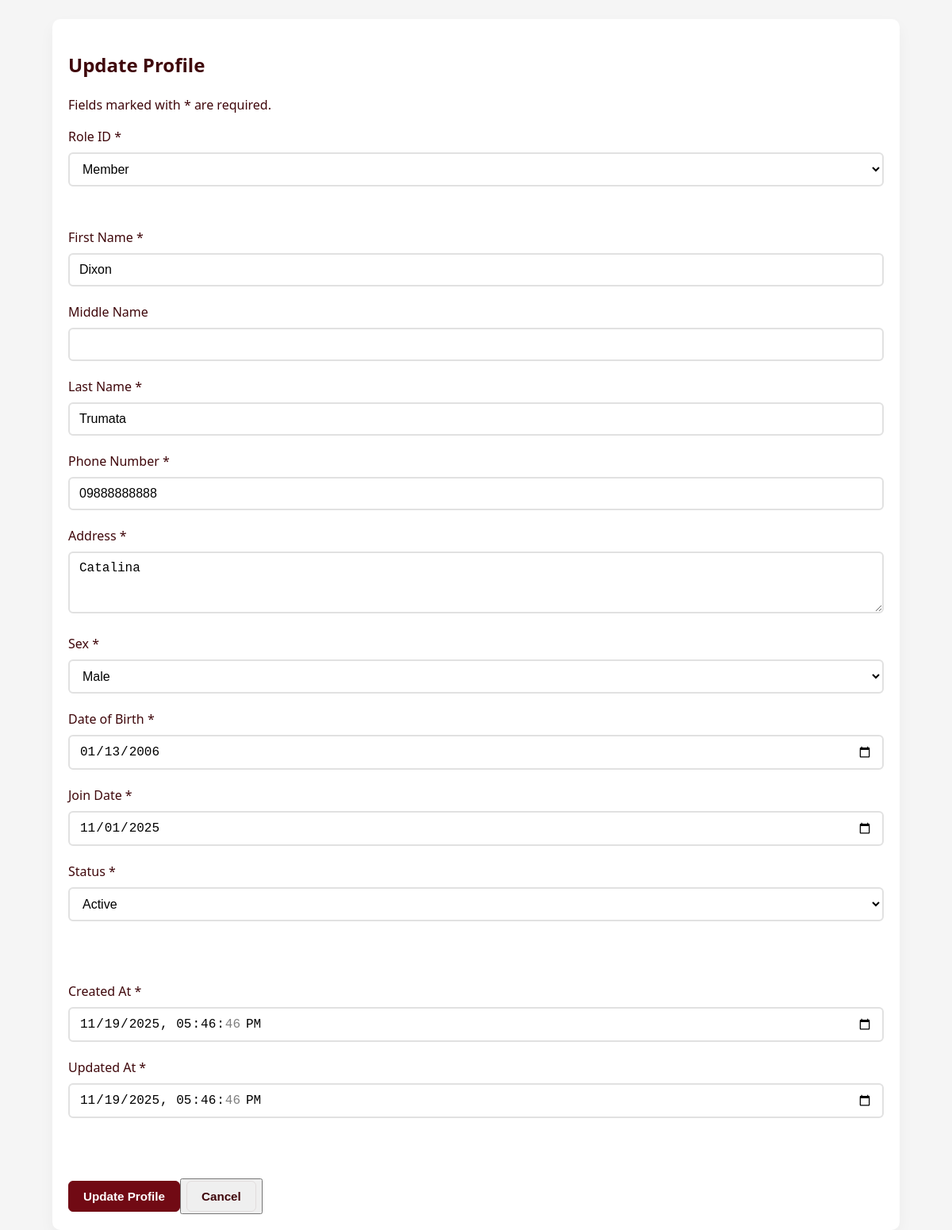
The app's page /Profile/editProfile.php?profile_id=1 with its own data.
### tables this page shows
CREATE TABLE `profile` (
  `id` int(11) NOT NULL,
  `role_id` int(11) NOT NULL,
  `fname` varchar(255) NOT NULL,
  `lname` varchar(255) NOT NULL,
  `mname` varchar(1) DEFAULT NULL,
  `phone_num` varchar(20) NOT NULL,
  `address` varchar(255) NOT NULL,
  `sex` enum('Male','Female') NOT NULL,
  `dob` date NOT NULL,
  `join_date` date NOT NULL,
  `status` enum('Active','Inactive','','') NOT NULL,
  `created_at` datetime NOT NULL,
  `updated_at` datetime NOT NULL,
  `email` varchar(225) NOT NULL
);

CREATE TABLE `roles` (
  `role_id` int(11) NOT NULL,
  `role_name` varchar(255) NOT NULL,
  `description` varchar(255) NOT NULL
);

### classes/database.php (called while the page is built, shortened)
<?php
class Database{
    private $host = "localhost";
    private $username = "root";
    private $password = "";
    private $dbname = "gym membership system";
    public function connect(){
        $this->conn = new PDO("mysql:host=$this->host;dbname=$this->dbname",$this->username,
        $this->password);
        return $this->conn;
    }
}
?>

### classes/roles.php (called while the page is built, shortened)
<?php
    require_once 'database.php';
    class Roles extends Database{
        public function viewRole($search = "") {
            $sql = "SELECT * FROM roles";
            $params = [];
            $sql .= " ORDER BY role_id ASC";
            $query = $this->connect()->prepare($sql);
            if ($query->execute()) {
                return $query->fetchAll();
            }
            return null;
        }
    }

### classes/profile.php (called while the page is built, shortened)
<?php
    require_once 'database.php';
    class Profiles extends Database{
        public function fetchProfile($pid){
            $sql = "SELECT * FROM profile WHERE id=:id";
            $query = $this->connect()->prepare($sql);
            $pid = (int)$pid;
            $query->bindParam(":id", $pid, PDO::PARAM_INT);
            if ($query->execute()){
                return $query->fetch();
            } else {
                return null;
            }
        }
    }

### Profile/editProfile.php (the view, shortened to what this page needs)
<?php
require_once "../classes/profile.php";
require_once "../classes/roles.php";
$profileObj = new Profiles();
$roleObj = new Roles();
$profile = [];
$errors = [];
if($_SERVER["REQUEST_METHOD"] == "GET"){
    if(isset($_GET["profile_id"])){
        $profile_id = trim(htmlspecialchars($_GET["profile_id"]));
        $profile = $profileObj->fetchProfile($profile_id);
    } else {
        echo "<a href='viewProfile.php'>Return to View Profiles</a>";
        exit("Profile Not Found!");
    }
}
?>
<!DOCTYPE html>
<html lang="en">
<head>
     <link rel="stylesheet" href="../index.css">
</head>
<body>
    <main class="page-container">
        <section class="form-card">
                <h1>Update Profile</h1>
                <p class="helper-note">Fields marked with <span class="required">*</span> are required.</p>
                <form action="" method="POST">
                <div class="form-group">
                    <label for="role_id">Role ID <span class="required">*</span></label>
                        <select class="form-control" name="role_id" id="role_id">
                            <?php $roles = $roleObj->viewRole(); ?>
                            <?php if (!empty($roles)) : ?>
                                <?php foreach ($roles as $role) : ?>
                                    <option value="<?= $role['role_id'] ?>" <?= (isset($profile['role_id']) && $profile['role_id'] == $role['role_id']) ? 'selected' : '' ?>>
                                        <?= htmlspecialchars($role['role_name']) ?>
                                    </option>
                                <?php endforeach; ?>
                            <?php endif; ?>
                        </select>
                        <p class="error"><?= $errors['role_id'] ?? '' ?></p><br>
                </div>
                <div class="form-group">
                    <label for="fname">First Name <span class="required">*</span></label>
                        <input class="form-control" type="text" name="fname" id="fname" value="<?= $profile['fname'] ?? '' ?>">
                </div>
                <div class="form-group">
                    <label for="mname">Middle Name</label>
                        <input class="form-control" type="text" name="mname" id="mname" value="<?= $profile['mname'] ?? '' ?>">
                </div>
                <div class="form-group">
                    <label for="lname">Last Name <span class="required">*</span></label>
                        <input class="form-control" type="text" name="lname" id="lname" value="<?= $profile['lname'] ?? '' ?>">
                </div>
                <div class="form-group">
                    <label for="phone_num">Phone Number <span class="required">*</span></label>
                        <input class="form-control" type="text" name="phone_num" id="phone_num" maxlength=11 value="<?= $profile['phone_num'] ?? '' ?>">
                </div>
                <div class="form-group">
                    <label for="address">Address <span class="required">*</span></label>
                        <textarea class="form-control" name="address" id="address" rows="3"><?= $profile['address'] ?? '' ?></textarea>
                </div>
                <div class="form-group">
                    <label for="sex">Sex <span class="required">*</span></label>
                        <select class="form-control" name="sex" id="sex">
                            <option value="Male" <?= (isset($profile['sex']) && $profile['sex'] == 'Male') ? 'selected' : '' ?>>Male</option>
                        </select>
                </div>
                <div class="form-group">
                    <label for="dob">Date of Birth <span class="required">*</span></label>
                        <input class="form-control" type="date" name="dob" id="dob" value="<?= $profile['dob'] ?? '' ?>">
                </div>
                <div class="form-group">
                    <label for="join_date">Join Date <span class="required">*</span></label>
                        <input class="form-control" type="date" name="join_date" id="join_date" value="<?= $profile['join_date'] ?? date('Y-m-d') ?>">
                </div>
                <div class="form-group">
                    <label for="status">Status <span class="required">*</span></label>
                        <select class="form-control" name="status" id="status">
                            <option value="Active" <?= (isset($profile['status']) && $profile['status'] == 'Active') ? 'selected' : '' ?>>Active</option>
                        </select>
                        <p class="error"><?= $errors['status'] ?? '' ?></p><br><br>
                </div>
                <div class="form-group">
                    <label for="created_at">Created At <span class="required">*</span></label>
                        <input class="form-control" type="datetime-local" name="created_at" id="created_at" value="<?= $profile['created_at'] ?? date('Y-m-d\TH:i') ?>">
                </div>
                <div class="form-group">
                    <label for="updated_at">Updated At <span class="required">*</span></label>
                        <input class="form-control" type="datetime-local" name="updated_at" id="updated_at" value="<?= $profile['updated_at'] ?? date('Y-m-d\TH:i') ?>">
                        <p class="error"><?= $errors['updated_at'] ?? '' ?></p><br><br>
                </div>
                <div class="footer-actions">
                    <input type="submit" class="btn btn-primary" value="Update Profile"><button><a class="btn btn-outline" href="viewProfile.php">Cancel</a></button>
                    </div>
                </form>
        </section>
    </main>
</body>
</html>

### index.css (style rules this page uses)
:root { --dark: #3F070B; --accent: #710A14; --white: #ffffff; --muted: #f5f5f5; --container-max: 1100px; }
* { box-sizing:border-box }
html,body { height:100%; }
body { margin:0; font-family: 'Segoe UI', Tahoma, Geneva, Verdana, sans-serif; background: var(--muted); color: var(--dark); line-height:1.5; -webkit-font-smoothing:antialiased; padding-bottom: 60px; }
.btn { display:inline-block; padding:10px 18px; border-radius:6px; text-decoration:none; font-weight:600; font-size:0.95rem; cursor:pointer; transition:all 180ms ease; border:none; }
.btn-primary { background:var(--accent); color:var(--white); border:1px solid var(--accent); }
.btn-outline { background:transparent; color:var(--dark); border:1px solid rgba(63,7,11,0.08); }
.form-control { width:100%; padding:10px 12px; border:1px solid #ddd; border-radius:6px; font-size:1rem; background:#fff; }
.page-container { max-width:1100px;margin:24px auto;padding:0 16px }
.form-card { background:var(--white);padding:20px;border-radius:10px;box-shadow:0 8px 20px rgba(0,0,0,0.04) }
.form-group { margin-bottom: 20px; }
.form-group label { display: block; margin-bottom: 8px; color: var(--dark); font-weight: 500; }
.form-control { width: 100%; padding: 10px 12px; border: 2px solid #e1e1e1; border-radius: 6px; font-size: 1rem; transition: border-color 0.2s; }

### records on screen
profile: role_id "Member", fname "Dixon", lname "Trumata", phone_num "09888888888", address "Catalina", sex "Male", dob "01/13/2006", join_date "11/01/2025", status "Active", created_at "11/19/2025 17:46:46", updated_at "11/19/2025 17:46:46"
